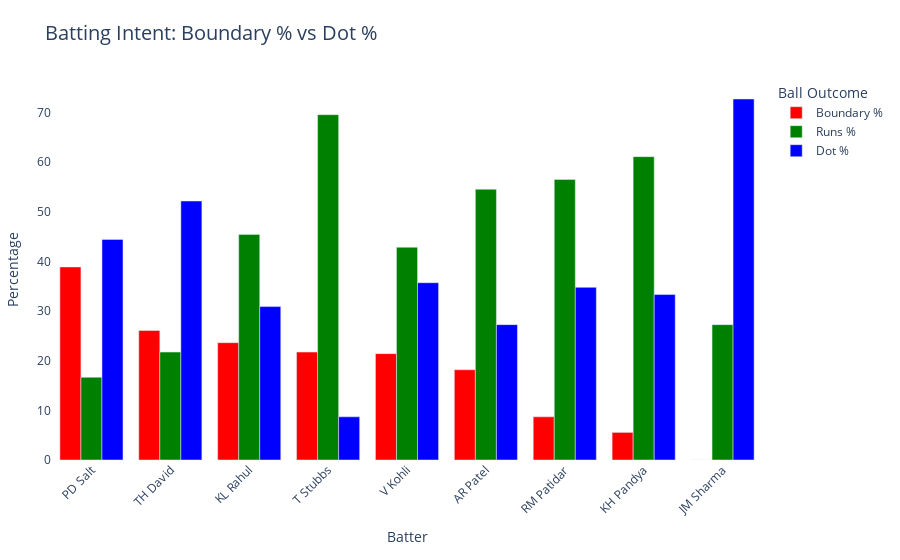

Notebook code cell kept with this figure:
### Markdown cell above
Now, lets analyze each batter's ability to rotate strike and score boundaries by calculating their Boundary % and Dot Ball %.

### Code cell
import plotly.graph_objects as go

df_copy['ball_outcome']=df_copy['runs_batter'].apply(
        lambda x:'Dot' if x==0 else ('Boundary' if x>=4 else 'Run')
)
batter_outcome_stats=(
    df_copy.groupby('batter').ball_outcome.value_counts(normalize=True).unstack().fillna(0)*100).reset_index()

balls_faced=df_copy.groupby('batter').size().reset_index(name='balls_faced')
batter_outcome_stats=batter_outcome_stats.merge(balls_faced,on='batter')
batter_outcome_stats=batter_outcome_stats[batter_outcome_stats['balls_faced']>=10]

batter_outcome_stats=batter_outcome_stats.sort_values(by='Boundary',ascending=False)

fig=go.Figure()

fig.add_trace(
    go.Bar(
        x=batter_outcome_stats['batter'],
           y=batter_outcome_stats['Boundary'],
           name='Boundary %',
           marker_color='red',
           hovertemplate='%{x}: %{y:.2f}%'
           )
)
fig.add_trace(
    go.Bar(
        x=batter_outcome_stats['batter'],
        y=batter_outcome_stats['Run'],
        name='Runs %',
        marker_color='green',
        hovertemplate='%{x}: %{y:.2f}%'
        )
)
fig.add_trace(
    go.Bar(
        x=batter_outcome_stats['batter'],
        y=batter_outcome_stats['Dot'],
        name='Dot %',
        marker_color='blue',
        hovertemplate='%{x}: %{y:.2f}%'
        )
)
fig.update_layout(
                title_text='Batting Intent: Boundary % vs Dot %',
                title_font_size=20,legend_title='Ball Outcome',
                  xaxis_tickangle=-45,
                  xaxis_title='Batter',
                  yaxis_title='Percentage',
                  bargap=0.2,
                  plot_bgcolor='rgba(0,0,0,0)',
                  paper_bgcolor='white',
                  margin=dict(l=40,r=40,t=80,b=100)
)
fig.show()

### Figure 1 — Plotly figure (JSON) as saved in the notebook; plotly's stock layout.template omitted (floating-point values rounded to 4 significant figures)
{"data": [{"hovertemplate": "%{x}: %{y:.2f}%", "marker": {"color": "red"}, "name": "Boundary %", "type": "bar", "x": ["PD Salt", "TH David", "KL Rahul", "T Stubbs", "V Kohli", "AR Patel", "RM Patidar", "KH Pandya", "JM Sharma"], "y": [38.89, 26.09, 23.64, 21.74, 21.43, 18.18, 8.696, 5.556, 0.0]}, {"hovertemplate": "%{x}: %{y:.2f}%", "marker": {"color": "green"}, "name": "Runs %", "type": "bar", "x": ["PD Salt", "TH David", "KL Rahul", "T Stubbs", "V Kohli", "AR Patel", "RM Patidar", "KH Pandya", "JM Sharma"], "y": [16.67, 21.74, 45.45, 69.57, 42.86, 54.55, 56.52, 61.11, 27.27]}, {"hovertemplate": "%{x}: %{y:.2f}%", "marker": {"color": "blue"}, "name": "Dot %", "type": "bar", "x": ["PD Salt", "TH David", "KL Rahul", "T Stubbs", "V Kohli", "AR Patel", "RM Patidar", "KH Pandya", "JM Sharma"], "y": [44.44, 52.17, 30.91, 8.696, 35.71, 27.27, 34.78, 33.33, 72.73]}], "layout": {"bargap": 0.2, "legend": {"title": {"text": "Ball Outcome"}}, "margin": {"b": 100, "l": 40, "r": 40, "t": 80}, "paper_bgcolor": "white", "plot_bgcolor": "rgba(0,0,0,0)", "title": {"font": {"size": 20}, "text": "Batting Intent: Boundary % vs Dot %"}, "xaxis": {"tickangle": -45, "title": {"text": "Batter"}}, "yaxis": {"title": {"text": "Percentage"}}}}
